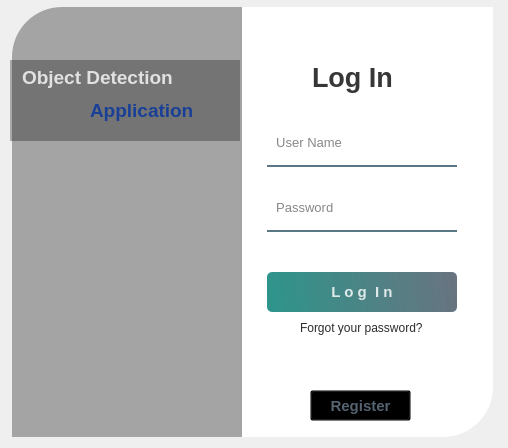
<?xml version="1.0" encoding="UTF-8"?>
<ui version="4.0">
 <class>Form</class>
 <widget class="QWidget" name="Form">
  <property name="geometry">
   <rect>
    <x>0</x>
    <y>0</y>
    <width>508</width>
    <height>448</height>
   </rect>
  </property>
  <property name="windowTitle">
   <string>Log In</string>
  </property>
  <widget class="QWidget" name="widget" native="true">
   <property name="geometry">
    <rect>
     <x>-20</x>
     <y>0</y>
     <width>521</width>
     <height>441</height>
    </rect>
   </property>
   <property name="styleSheet">
    <string notr="true">QPushButton#buttonLogin{
	background-color: qlineargradient(spread:pad, x1:0, y1:0.505682, x2:1, y2:0.477, stop:0 rgba(11, 131, 120, 219), stop:1 rgba(85, 98, 112, 226));
	color:rgba(255, 255, 255, 210);
	border-radius:5px;
}

QPushButton#buttonLogin:hover{
	background-color: qlineargradient(spread:pad, x1:0, y1:0.505682, x2:1, y2:0.477, stop:0 rgba(150, 123, 111, 219), stop:1 rgba(85, 81, 84, 226));
}

QPushButton#buttonLogin:pressed{
	padding-left:5px;
	padding-top:5px;
	background-color:rgba(150, 123, 111, 255);
}

QPushButton#buttonRegister{
	background-color: rgba(0, 0, 0, 0);
	color:rgba(85, 98, 112, 255);
}

QPushButton#buttonRegister:hover{
	color: rgba(131, 96, 53, 255);
}

QPushButton#buttonRegister:pressed{
	padding-left:5px;
	padding-top:5px;
	color:rgba(91, 88, 53, 255);
}

</string>
   </property>
   <widget class="QLabel" name="label">
    <property name="geometry">
     <rect>
      <x>32</x>
      <y>7</y>
      <width>280</width>
      <height>430</height>
     </rect>
    </property>
    <property name="styleSheet">
     <string notr="true">border-image: url(:/images/background.jpg);
border-top-left-radius: 50px;</string>
    </property>
    <property name="text">
     <string/>
    </property>
   </widget>
   <widget class="QLabel" name="label_2">
    <property name="geometry">
     <rect>
      <x>32</x>
      <y>7</y>
      <width>280</width>
      <height>430</height>
     </rect>
    </property>
    <property name="styleSheet">
     <string notr="true">background-color:rgba(0, 0, 0, 80);
border-top-left-radius: 50px;</string>
    </property>
    <property name="text">
     <string/>
    </property>
   </widget>
   <widget class="QLabel" name="label_3">
    <property name="geometry">
     <rect>
      <x>262</x>
      <y>7</y>
      <width>251</width>
      <height>430</height>
     </rect>
    </property>
    <property name="styleSheet">
     <string notr="true">background-color:rgba(255, 255, 255, 255);
border-bottom-right-radius: 50px;</string>
    </property>
    <property name="text">
     <string/>
    </property>
   </widget>
   <widget class="QLabel" name="label_4">
    <property name="geometry">
     <rect>
      <x>332</x>
      <y>57</y>
      <width>111</width>
      <height>40</height>
     </rect>
    </property>
    <property name="font">
     <font>
      <pointsize>20</pointsize>
      <weight>75</weight>
      <bold>true</bold>
     </font>
    </property>
    <property name="styleSheet">
     <string notr="true">color:rgba(0, 0, 0, 200);</string>
    </property>
    <property name="text">
     <string>Log In</string>
    </property>
   </widget>
   <widget class="QLineEdit" name="editUsername">
    <property name="geometry">
     <rect>
      <x>287</x>
      <y>127</y>
      <width>190</width>
      <height>40</height>
     </rect>
    </property>
    <property name="font">
     <font>
      <pointsize>10</pointsize>
     </font>
    </property>
    <property name="styleSheet">
     <string notr="true">background-color:rgba(0, 0, 0, 0);
border:none;
border-bottom:2px solid rgba(46, 82, 101, 200);
color:rgba(0, 0, 0, 240);
padding-bottom:7px;</string>
    </property>
    <property name="placeholderText">
     <string>  User Name</string>
    </property>
   </widget>
   <widget class="QLineEdit" name="editPassword">
    <property name="geometry">
     <rect>
      <x>287</x>
      <y>192</y>
      <width>190</width>
      <height>40</height>
     </rect>
    </property>
    <property name="font">
     <font>
      <pointsize>10</pointsize>
     </font>
    </property>
    <property name="styleSheet">
     <string notr="true">background-color:rgba(0, 0, 0, 0);
border:none;
border-bottom:2px solid rgba(46, 82, 101, 200);
color:rgba(0, 0, 0, 240);
padding-bottom:7px;</string>
    </property>
    <property name="echoMode">
     <enum>QLineEdit::Password</enum>
    </property>
    <property name="placeholderText">
     <string>  Password</string>
    </property>
   </widget>
   <widget class="QPushButton" name="buttonLogin">
    <property name="geometry">
     <rect>
      <x>287</x>
      <y>272</y>
      <width>190</width>
      <height>40</height>
     </rect>
    </property>
    <property name="font">
     <font>
      <pointsize>11</pointsize>
      <weight>75</weight>
      <bold>true</bold>
     </font>
    </property>
    <property name="text">
     <string>L o g  I n</string>
    </property>
   </widget>
   <widget class="QLabel" name="label_5">
    <property name="geometry">
     <rect>
      <x>320</x>
      <y>320</y>
      <width>131</width>
      <height>16</height>
     </rect>
    </property>
    <property name="styleSheet">
     <string notr="true">color:rgba(0, 0, 0, 210);</string>
    </property>
    <property name="text">
     <string>Forgot your password?</string>
    </property>
   </widget>
   <widget class="QLabel" name="label_6">
    <property name="geometry">
     <rect>
      <x>30</x>
      <y>60</y>
      <width>230</width>
      <height>81</height>
     </rect>
    </property>
    <property name="styleSheet">
     <string notr="true">background-color:rgba(0, 0, 0, 75);</string>
    </property>
    <property name="text">
     <string/>
    </property>
   </widget>
   <widget class="QLabel" name="label_7">
    <property name="geometry">
     <rect>
      <x>42</x>
      <y>57</y>
      <width>201</width>
      <height>40</height>
     </rect>
    </property>
    <property name="font">
     <font>
      <pointsize>14</pointsize>
      <weight>75</weight>
      <bold>true</bold>
     </font>
    </property>
    <property name="styleSheet">
     <string notr="true">color:rgba(255, 255, 255, 200);</string>
    </property>
    <property name="text">
     <string>Object Detection</string>
    </property>
   </widget>
   <widget class="QLabel" name="label_8">
    <property name="geometry">
     <rect>
      <x>110</x>
      <y>90</y>
      <width>131</width>
      <height>40</height>
     </rect>
    </property>
    <property name="font">
     <font>
      <pointsize>14</pointsize>
      <weight>75</weight>
      <bold>true</bold>
     </font>
    </property>
    <property name="styleSheet">
     <string notr="true">color:rgba(0, 50, 160, 200);</string>
    </property>
    <property name="text">
     <string>Application</string>
    </property>
   </widget>
   <widget class="QPushButton" name="buttonRegister">
    <property name="geometry">
     <rect>
      <x>330</x>
      <y>390</y>
      <width>101</width>
      <height>31</height>
     </rect>
    </property>
    <property name="font">
     <font>
      <pointsize>11</pointsize>
      <weight>75</weight>
      <bold>true</bold>
     </font>
    </property>
    <property name="text">
     <string>Register</string>
    </property>
   </widget>
  </widget>
 </widget>
 <resources>
  <include location="res.qrc"/>
 </resources>
 <connections/>
</ui>
